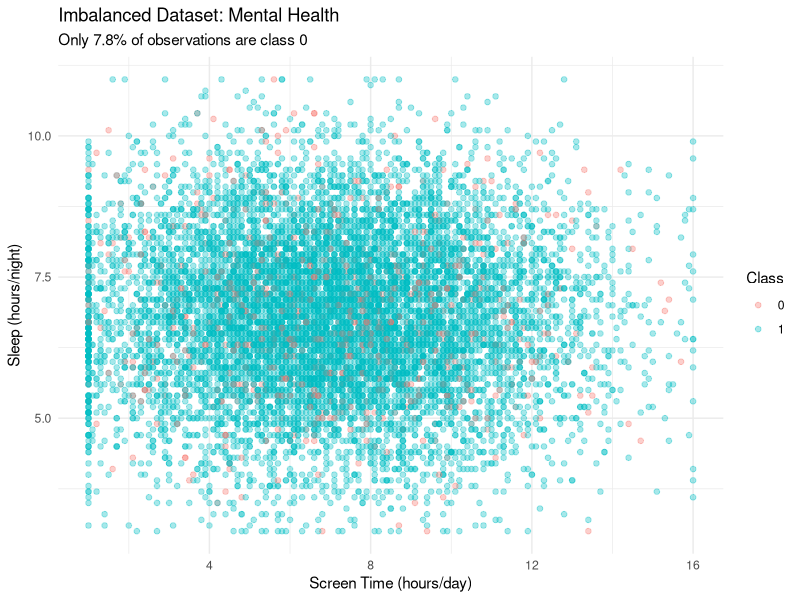
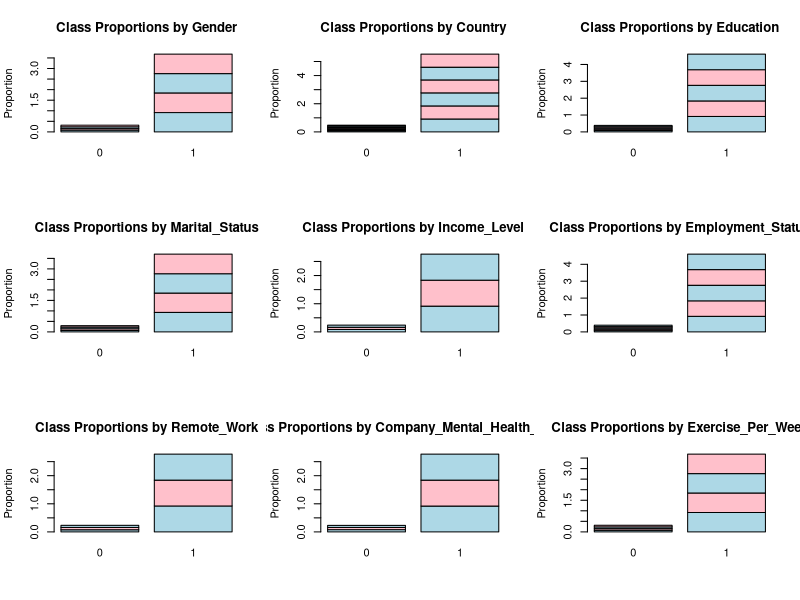
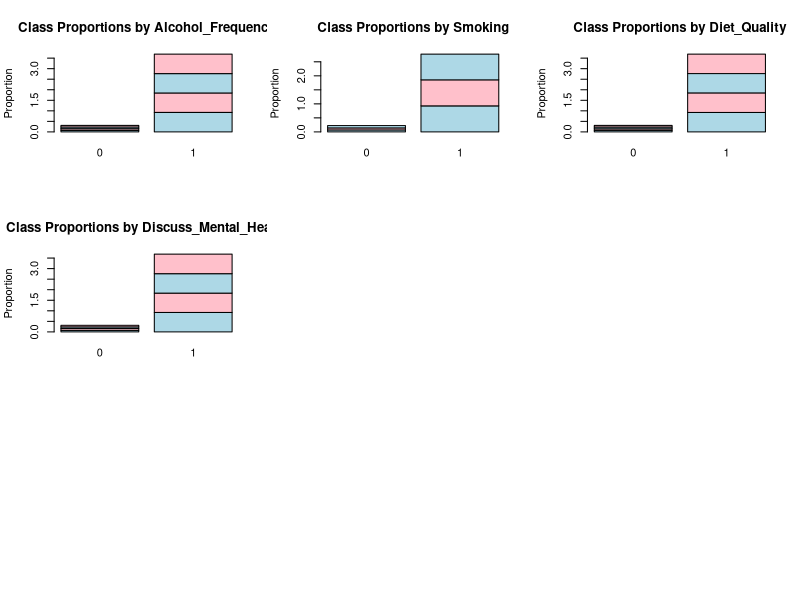
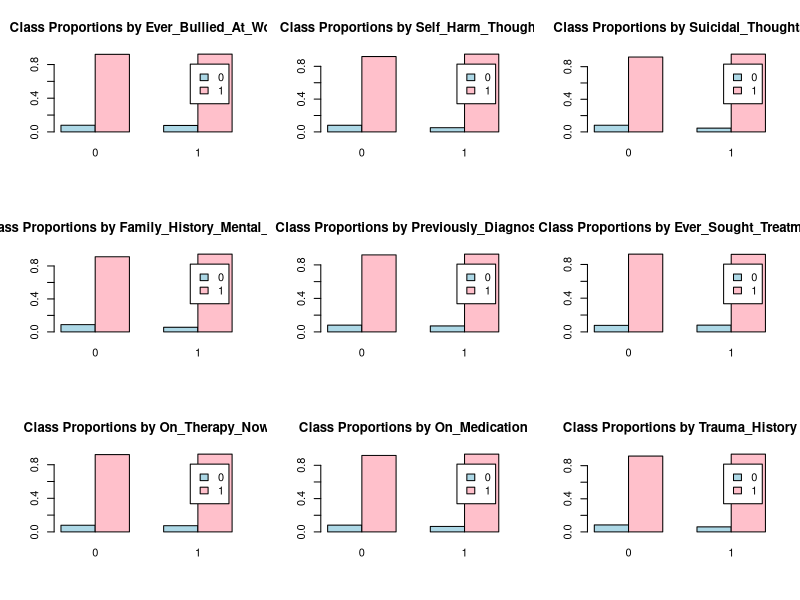
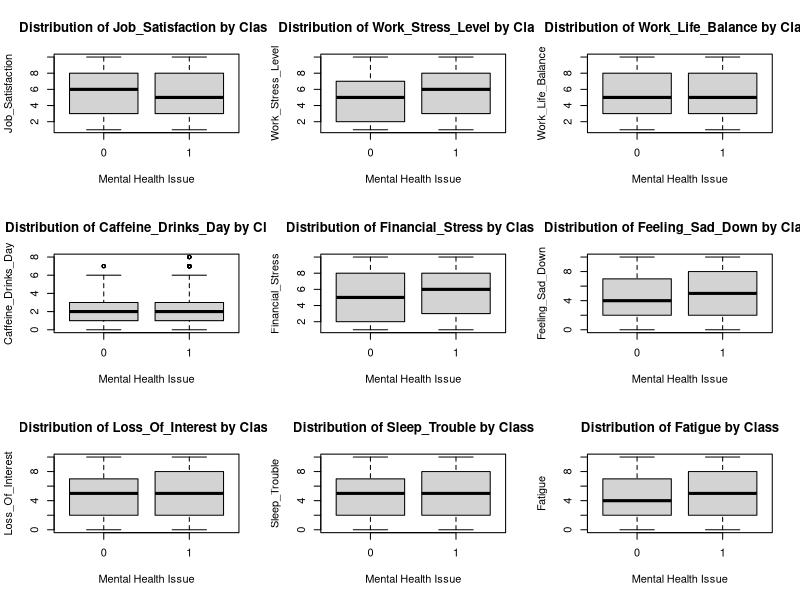
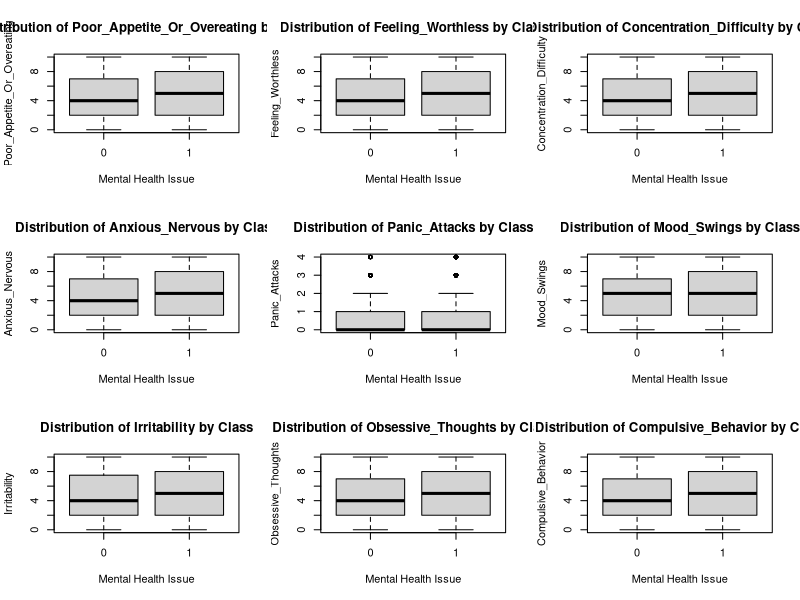
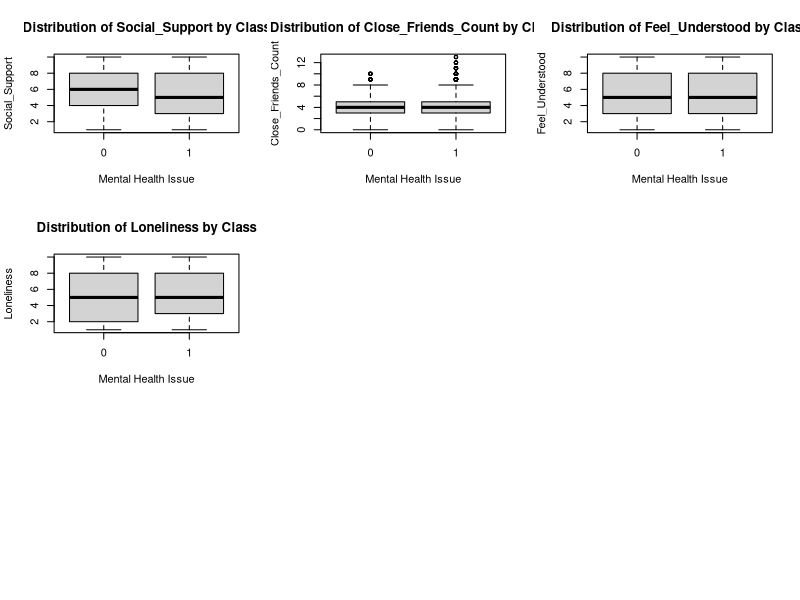
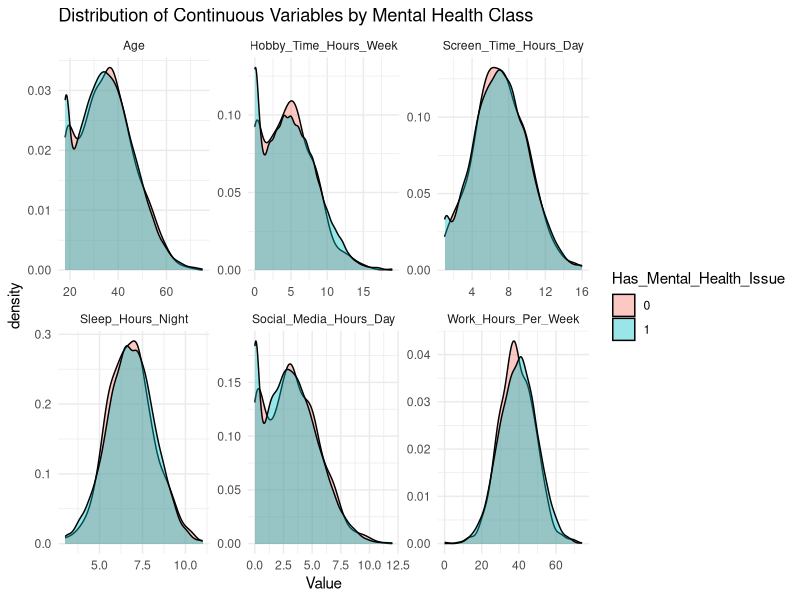

Recreate these plots in R, in order. (Note: this script raises an error after producing the figures.)
setwd("/Users/utkusizanli/Desktop/UC3M/StatisticalLearningGitHub")

# Libraries
library(caret)
library(MASS)
library(dplyr)
library(e1071)
library(pROC)
library(ggplot2)
library(tidyr)
library(patchwork)


# Load dataset
mental = read.csv("mental_health.csv")

# Check size and structure of data
dim(mental)     # number of rows and columns
str(mental)     # variable types


# 2. Data Preparation
# Convert target variable to factor (classification task)
mental$Has_Mental_Health_Issue = as.factor(mental$Has_Mental_Health_Issue)

# Convert all character columns to factors automatically
mental[] = lapply(mental, function(x) if (is.character(x)) as.factor(x) else x)

# Check for missing values
colSums(is.na(mental))   # No missing values 

# Check data again after conversion
str(mental)
summary(mental)

# 3. target distribution 
table(mental$Has_Mental_Health_Issue)
prop.table(table(mental$Has_Mental_Health_Issue))

# Notes: The target variable is highly imbalanced, with 7.84% of observations in class 0 and 92.16% in class 1. 

# Visualize
ggplot(mental, aes(x = Screen_Time_Hours_Day,
                   y = Sleep_Hours_Night,
                   color = Has_Mental_Health_Issue)) +
  geom_point(alpha = 0.35, size = 1.6) +
  labs(title = "Imbalanced Dataset: Mental Health",
       subtitle = "Only 7.8% of observations are class 0",
       x = "Screen Time (hours/day)",
       y = "Sleep (hours/night)",
       color = "Class") +
  theme_minimal()

# 4. EDA - Categorical Variables

# Select categorical variables (exclude target)
cat_vars <- setdiff(names(mental)[sapply(mental, is.factor)],
                    "Has_Mental_Health_Issue")

par(mfrow=c(3,3))

lapply(cat_vars, function(v) {
  
  # Calculate class proportions per category
  tab <- prop.table(table(mental[[v]],
                          mental$Has_Mental_Health_Issue),1)
  
  barplot(tab,
          col=c("lightblue","pink"),
          main=paste("Class Proportions by", v),
          ylab="Proportion")
})



# 5. EDA - Numeric Variables 
num_vars <- names(mental)[sapply(mental, is.numeric)]

# Separate numeric variables by type
binary_vars <- num_vars[sapply(mental[num_vars], function(x)
  length(unique(x)) == 2)]

discrete_vars <- num_vars[sapply(mental[num_vars], function(x)
  length(unique(x)) > 2 & length(unique(x)) <= 15)]

continuous_vars <- num_vars[sapply(mental[num_vars], function(x)
  length(unique(x)) > 15)]

# Binary numeric variables

par(mfrow=c(3,3))

lapply(binary_vars, function(v) {
  
  tab <- prop.table(table(mental[[v]], mental$Has_Mental_Health_Issue),1)
  
  barplot(t(tab),
          legend = TRUE,
          beside=TRUE,
          main=paste("Class Proportions by", v),
          col=c("lightblue","pink"))
})
# Discrete variables (0-10 scales)
par(mfrow=c(3,3))

lapply(discrete_vars, function(v) {
  
  boxplot(mental[[v]] ~ mental$Has_Mental_Health_Issue,
          main=paste("Distribution of", v, "by Class"),
          xlab="Mental Health Issue",
          ylab=v)
})

# Continuous variables (density)

mental_long <- mental %>%
  select(all_of(continuous_vars), Has_Mental_Health_Issue) %>%
  pivot_longer(-Has_Mental_Health_Issue,
               names_to="Variable",
               values_to="Value")

ggplot(mental_long,
       aes(x=Value, fill=Has_Mental_Health_Issue)) +
  geom_density(alpha=0.4) +
  facet_wrap(~Variable, scales="free") +
  theme_minimal() +
  labs(title="Distribution of Continuous Variables by Mental Health Class")


# EDA conclusion

# Demographic categorical variables (Gender, Country, Marital_Status)
# do not clearly separate the two classes.

# Psychological and stress-related numeric variables show clearer differences.

# Variables like Work_Stress_Level, Feeling_Sad_Down,
# Financial_Stress, and Anxious_Nervous look like strong predictors.


# 60% Train - 20% Validation - 20% Test split via stratified sampling
set.seed(42)

# 60% TRAIN, 20% VAL, 20% TEST (all stratified by the target)
idx_train <- createDataPartition(mental$Has_Mental_Health_Issue, p = 0.60, list = FALSE)
mental_train <- mental[idx_train, ]
mental_tmp   <- mental[-idx_train, ]

# half of remaining
idx_val <- createDataPartition(mental_tmp$Has_Mental_Health_Issue, p = 0.50, list = FALSE)
mental_val  <- mental_tmp[idx_val, ]
mental_test <- mental_tmp[-idx_val, ]

# check proportions to confirm stratifications
prop.table(table(mental$Has_Mental_Health_Issue))
prop.table(table(mental_train$Has_Mental_Health_Issue))
prop.table(table(mental_val$Has_Mental_Health_Issue))
prop.table(table(mental_test$Has_Mental_Health_Issue))



# SMOTE to reduce imbalance
# === CODE to HERE ===
# ====================









target_col <- "Has_Mental_Health_Issue"
num_cols <- names(mental_train)[sapply(mental_train, is.numeric)]
num_cols <- setdiff(num_cols, target_col)

mu <- sapply(mental_train[, num_cols, drop = FALSE], mean)
sd <- sapply(mental_train[, num_cols, drop = FALSE], sd)
sd[sd == 0] <- 1

scale_apply <- function(df, num_cols, mu, sd) {
  out <- df
  out[, num_cols] <- sweep(out[, num_cols, drop = FALSE], 2, mu, "-")
  out[, num_cols] <- sweep(out[, num_cols, drop = FALSE], 2, sd, "/")
  out
}

train_sc <- scale_apply(mental_train, num_cols, mu, sd)
val_sc   <- scale_apply(mental_val,   num_cols, mu, sd)
test_sc  <- scale_apply(mental_test,  num_cols, mu, sd)



# setup 5-fold cross-validation with 3 repeats
folds <- createMultiFolds(train_sc$Has_Mental_Health_Issue, k = 5, times = 3)
ctrl <- trainControl(method = "repeatedcv", number = 5, repeats = 3, index = folds, classProbs = TRUE, summaryFunction = twoClassSummary, savePredictions = "final")


set.seed(42)

# logreg, LDA, QDA cross-validation as initial models
fit_logreg <- train(Has_Mental_Health_Issue ~ ., data=train_sc, method="glm", family=binomial(), metric="ROC", trControl=ctrl)
fit_lda    <- train(Has_Mental_Health_Issue ~ ., data=train_sc, method="lda", metric="ROC", trControl=ctrl)
fit_qda    <- train(Has_Mental_Health_Issue ~ ., data=train_sc, method="qda", metric="ROC", trControl=ctrl)

# Naive Bayes with same CV format
auc_each <- numeric(length(folds))
i <- 0

for (nm in names(folds)) {
  i <- i + 1
  idx_in  <- folds[[nm]]
  idx_out <- setdiff(seq_len(nrow(train_sc)), idx_in)
  
  nb_fit <- naiveBayes(Has_Mental_Health_Issue ~ ., data = train_sc[idx_in, ])
  p_out  <- predict(nb_fit, newdata = train_sc[idx_out, ], type = "raw")[, "Yes"]
  
  roc_i <- roc(train_sc$Has_Mental_Health_Issue[idx_out], p_out,
               levels = c("No","Yes"), direction = "<", quiet = TRUE)
  auc_each[i] <- as.numeric(auc(roc_i))
}

auc_nb <- mean(auc_each, na.rm = TRUE)


# CV ROC summary
c(LogReg=max(fit_logreg$results$ROC), LDA=max(fit_lda$results$ROC), QDA=max(fit_qda$results$ROC), NB=auc_nb)





# Threshold Selection
thr_grid <- seq(0.05, 0.95, by = 0.01)

calc_metrics <- function(y_true, prob_yes, thr) {
  pred <- factor(ifelse(prob_yes >= thr, "Yes", "No"), levels = c("Yes","No"))
  cm <- caret::confusionMatrix(pred, y_true, positive = "Yes")
  
  acc  <- as.numeric(cm$overall["Accuracy"])
  prec <- as.numeric(cm$byClass["Pos Pred Value"])
  sens <- as.numeric(cm$byClass["Sensitivity"])
  spec <- as.numeric(cm$byClass["Specificity"])
  f1   <- if (is.na(prec) || is.na(sens) || (prec + sens) == 0) NA_real_ else 2 * prec * sens / (prec + sens)
  
  data.frame(threshold = thr, Accuracy = acc, Precision = prec,
             Sensitivity = sens, Specificity = spec, F1 = f1)
}

pick_best_thr <- function(y_true, prob_yes) {
  tbl <- dplyr::bind_rows(lapply(thr_grid, function(t) calc_metrics(y_true, prob_yes, t))) |>
    dplyr::arrange(dplyr::desc(F1), dplyr::desc(Sensitivity), dplyr::desc(Accuracy))
  list(best = tbl[1, ], all = tbl)
}

# --- probabilities on VAL
p_logreg <- predict(fit_logreg, newdata = val_sc, type = "prob")[, "Yes"]
p_lda    <- predict(fit_lda,    newdata = val_sc, type = "prob")[, "Yes"]
p_qda    <- predict(fit_qda,    newdata = val_sc, type = "prob")[, "Yes"]

nb_train <- e1071::naiveBayes(Has_Mental_Health_Issue ~ ., data = train_sc)
p_nb     <- predict(nb_train, newdata = val_sc, type = "raw")[, "Yes"]

# --- pick best threshold per model (by F1)
best_logreg <- pick_best_thr(val_sc$Has_Mental_Health_Issue, p_logreg)$best; best_logreg$Model <- "LogReg"
best_lda    <- pick_best_thr(val_sc$Has_Mental_Health_Issue, p_lda)$best;    best_lda$Model    <- "LDA"
best_qda    <- pick_best_thr(val_sc$Has_Mental_Health_Issue, p_qda)$best;    best_qda$Model    <- "QDA"
best_nb     <- pick_best_thr(val_sc$Has_Mental_Health_Issue, p_nb)$best;     best_nb$Model     <- "NB"

val_threshold_summary <- dplyr::bind_rows(best_logreg, best_lda, best_qda, best_nb) |>
  dplyr::select(Model, threshold, Accuracy, Precision, Sensitivity, Specificity, F1) |>
  dplyr::arrange(dplyr::desc(F1), dplyr::desc(Sensitivity), dplyr::desc(Accuracy))

print(val_threshold_summary)

best_thresholds <- setNames(val_threshold_summary$threshold, val_threshold_summary$Model)

# >>> BURAYA KOY (best_thresholds satırının HEMEN ALTI) <<<
all_logreg <- pick_best_thr(val_sc$Has_Mental_Health_Issue, p_logreg)$all
all_lda    <- pick_best_thr(val_sc$Has_Mental_Health_Issue, p_lda)$all
all_qda    <- pick_best_thr(val_sc$Has_Mental_Health_Issue, p_qda)$all
all_nb     <- pick_best_thr(val_sc$Has_Mental_Health_Issue, p_nb)$all




plot_threshold_effect_one <- function(tbl_all, model_name, best_thr = NULL) {
  
  tbl_long <- tbl_all %>%
    dplyr::select(threshold, Accuracy, Precision, Sensitivity, Specificity) %>%
    tidyr::pivot_longer(cols = -threshold, names_to = "Metric", values_to = "Value")
  
  p <- ggplot(tbl_long, aes(x = threshold, y = Value, color = Metric)) +
    geom_line(linewidth = 1) +
    geom_point(size = 1.4) +
    labs(
      title = model_name,
      x = "Probability Threshold",
      y = "Metric Value"
    ) +
    coord_cartesian(ylim = c(0, 1)) +
    theme_minimal(base_size = 12) +
    theme(
      plot.title = element_text(face = "bold", size = 14),
      legend.position = "none",
      panel.grid.minor = element_blank()
    ) +
    scale_color_viridis_d(end = 0.9)
  
  # default 0.5 line
  p <- p + geom_vline(xintercept = 0.5, linetype = "dashed", color = "gray50", linewidth = 0.5)
  
  # optional: best threshold line (from your val_threshold_summary)
  if (!is.null(best_thr) && is.finite(best_thr)) {
    p <- p + geom_vline(xintercept = best_thr, linetype = "solid", color = "black", linewidth = 0.6)
  }
  
  p
}

# pull best thresholds (optional solid line)
thr_logreg <- best_thresholds[["LogReg"]]
thr_lda    <- best_thresholds[["LDA"]]
thr_qda    <- best_thresholds[["QDA"]]
thr_nb     <- best_thresholds[["NB"]]

p1 <- plot_threshold_effect_one(all_logreg, "LogReg", thr_logreg)
p2 <- plot_threshold_effect_one(all_lda,    "LDA",    thr_lda)
p3 <- plot_threshold_effect_one(all_qda,    "QDA",    thr_qda)
p4 <- plot_threshold_effect_one(all_nb,     "Naive Bayes", thr_nb)

# combine 2x2 + shared legend
combined_long <- bind_rows(
  mutate(all_logreg, Model = "LogReg"),
  mutate(all_lda,    Model = "LDA"),
  mutate(all_qda,    Model = "QDA"),
  mutate(all_nb,     Model = "Naive Bayes")
) %>%
  select(Model, threshold, Accuracy, Precision, Sensitivity, Specificity) %>%
  pivot_longer(cols = c(Accuracy, Precision, Sensitivity, Specificity),
               names_to = "Metric", values_to = "Value")

legend_plot <- ggplot(combined_long, aes(x = threshold, y = Value, color = Metric)) +
  geom_line() +
  scale_color_viridis_d(end = 0.9) +
  theme_void(base_size = 12) +
  theme(legend.position = "bottom")

legend <- patchwork::wrap_elements(ggplotGrob(legend_plot + theme(legend.position = "bottom")))

(p1 | p2) / (p3 | p4) +
  plot_annotation(
    title = "Effect of Decision Threshold on Classification Metrics (Validation Set)",
    subtitle = "Dashed line = 0.5, Solid line = best threshold (by F1)"
  ) &
  theme(legend.position = "bottom")


# 1 = Yes Majority causes problems when selecting thresholds
# either find a metric that takes 0 into account or make No = 1 and Yes = 0

#We will calculate the probabilities on the TEST set
p_logreg_test <- predict(fit_logreg, newdata = test_sc, type = "prob")[, "Yes"]
p_lda_test    <- predict(fit_lda,    newdata = test_sc, type = "prob")[, "Yes"]
p_qda_test    <- predict(fit_qda,    newdata = test_sc, type = "prob")[, "Yes"]
p_nb_test     <- predict(nb_train, newdata = test_sc, type = "raw")[, "Yes"]

#We will evaluate the model using the BEST thresholds that we find on the validation.
evaluate_test <- function(y_true, prob, threshold, model_name){
  pred_label <- factor(ifelse(prob >= threshold, "Yes", "No"), levels = c("Yes", "No"))
  cm <- caret::confusionMatrix(pred_label, y_true, positive = "Yes")
  
#Extract the metrics
  data.frame(
    Model = model_name,
    Test_Accuracy = as.numeric(cm$overall["Accuracy"]),
    Test_Sensitivity = as.numeric(cm$byClass["Sensitivity"]),
    Test_Specificity = as.numeric(cm$byClass["Specificity"]),
    Test_F1 = as.numeric(cm$byClass["F1"]),
    Test_Precision = as.numeric(cm$byClass["Pos Pred Value"]),
    Threshold_Used = threshold
  )
}

#Run the evaluation for each model
Final_Results <- dplyr:: bind_rows(
  evaluate_test(test_sc$Has_Mental_Health_Issue, p_logreg_test, thr_logreg, "LogReg"),
  evaluate_test(test_sc$Has_Mental_Health_Issue, p_lda_test,    thr_lda,    "LDA"),
  evaluate_test(test_sc$Has_Mental_Health_Issue, p_qda_test,    thr_qda,    "QDA"),
  evaluate_test(test_sc$Has_Mental_Health_Issue, p_nb_test,     thr_nb,     "Naive Bayes")
)

# Print final results
print(Final_Results)
